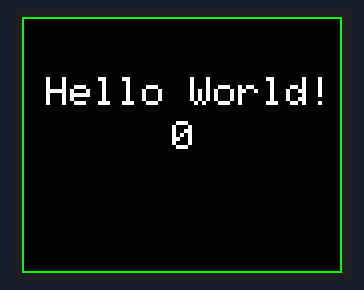
Bench run of a sketch on a simulated Arduino Uno, built with avr-gcc and run on an emulated ATmega328P. Parts: 160×128 colour display.

Above: at 0.3 s.
At 4.3 s:
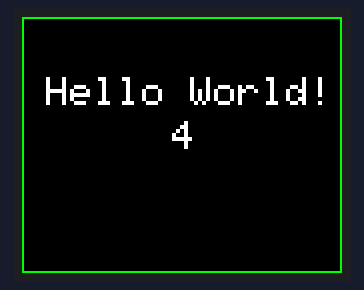
At 9.3 s:
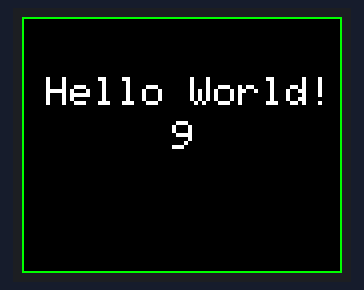
At 19.3 s:
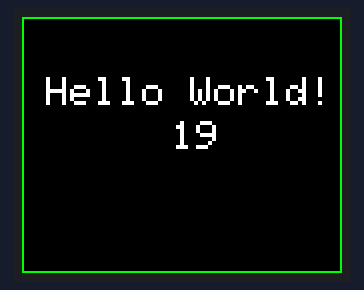
At 28.3 s:
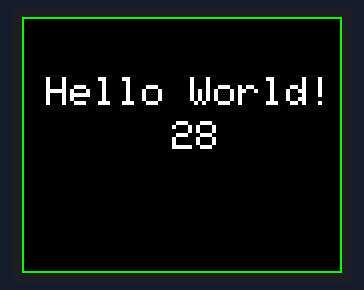
At 38.4 s:
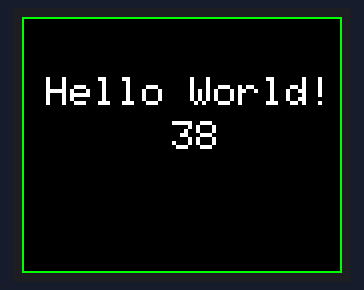

Measured:
- what the display in image 1 shows lasts 1.0 s, from 4.2 s to 5.2 s

The sketch:

1.77_160x128_esp8266.ino
```cpp
/***
Test für das 1,77 Zoll SPI TFT-Display ESP8266
***/

/* Pinning
 *  Display (Pin) - ESP8266
 *  GND  (1) - GND
 *  VCC  (2) - 3.3V
 *  SCK  (3) - GPIO14
 *  SDA  (4) - GPIO13
 *  RES  (5) - ESP Reset-Pin
 *  RS   (6) - GPIO 5
 *  CS   (7) -  GND
 *  LEDA (8) - 3.3V
 *
 *  LEDA kann auch an 5V doch dann wird das Display sehr schnell sehr heiß - was ich nicht für optimal halte.
 *  Beim Betrieb mit 3.3V ist das Display nur minimal dunkler und bleibt kalt.
// SCK (CLK) ---> NodeMCU pin D5 (GPIO14)
// MOSI(DIN) ---> NodeMCU pin D7 (GPIO13)
*/


#define TFT_PIN_CS   -1  // connect to GND
#define TFT_PIN_DC    5  // GPIO 5 / D1
#define TFT_PIN_RST  -1  // ESP Reset-Pin

#include <Adafruit_GFX.h>    // Adafruit Grafik-Bibliothek wird benötigt
#include <Adafruit_ST7735.h> // Adafruit ST7735-Bibliothek wird benötigt

Adafruit_ST7735 tft = Adafruit_ST7735(TFT_PIN_CS, TFT_PIN_DC, TFT_PIN_RST);

int cnt;

void setup(void) {
  /* ST7735-Chip initialisieren (INITR_BLACKTAB / INITR_REDTAB / INITR_GREENTAB) */
  tft.initR(INITR_BLACKTAB);
  tft.setRotation(1);
  tft.fillScreen(ST7735_BLACK);
  tft.setTextColor(ST7735_WHITE);
  tft.setTextSize(2);

  tft.fillRect(0,0,160,128,ST7735_GREEN);
  tft.fillRect(1,1,158,126,ST7735_BLACK);

//	tft.drawRect(0,0,160,128,ST7735_GREEN);


}

void loop() {

  tft.setCursor(12,30);
  tft.print("Hello World!");
  // fill text area black before printing new value
  tft.fillRect(75,52,84,14,ST7735_BLACK);
  tft.setCursor(75,52);
  tft.print(cnt);
  cnt++;
  delay(1000);

}
```
